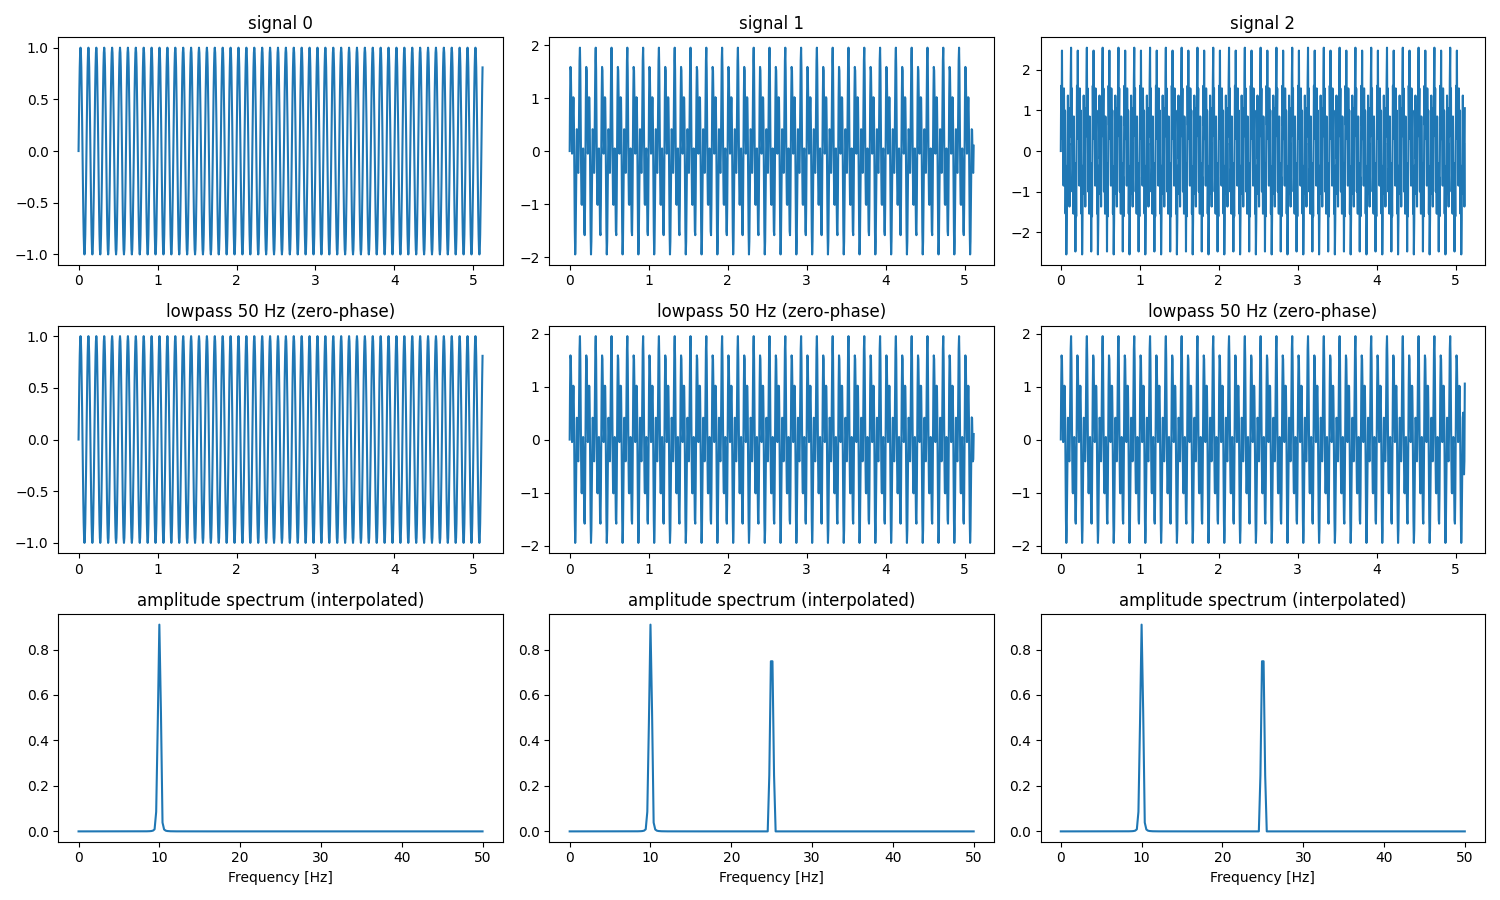

Source code (Python):
"""Showcase: signal -> Butterworth filter -> FFT -> interpolation -> feature.

Generates sine-wave signals, lowpass-filters them, computes amplitude
spectra, interpolates the spectra onto a common frequency axis, and
extracts a band-limited feature with agg_slices.
"""
from pathlib import Path

import matplotlib.pyplot as plt
import numpy as np
import polars as pl

import polars_list_utils as polist

Fs = 200.0  # Sample rate [Hz]
N = 1024    # Samples per signal (power of two)

FREQS = [i * Fs / N for i in range(N // 2 + 1)]  # FFT frequency axis [Hz]
FREQS_INTERP = list(np.linspace(0.0, 50.0, 256))  # Common axis to interpolate to


def sine_mix(freqs: list[float]) -> list[float]:
    t = np.arange(N) / Fs
    return list(sum(np.sin(2 * np.pi * f * t) for f in freqs))


df = (
    pl.DataFrame({
        "signal": [
            sine_mix([10.0]),
            sine_mix([10.0, 25.0]),
            sine_mix([10.0, 25.0, 80.0]),  # 80 Hz falls above the lowpass cutoff
        ],
    })
    # Zero-phase lowpass at 50 Hz
    .with_columns(
        polist.apply_butterworth(
            "signal",
            sample_rate=Fs,
            max_freq=50.0,
        ).alias("filtered"),
    )
    # Amplitude spectrum (a tone of amplitude A reads A at its bin)
    .with_columns(
        polist.apply_fft(
            "filtered",
            sample_rate=Fs,
            window="hann",
            scaling="amplitude",
        ).alias("fft"),
    )
    # Interpolate every spectrum onto one common frequency axis
    .with_columns(
        polist.apply_interp(
            pl.lit(FREQS),
            "fft",
            pl.lit(FREQS_INTERP),
        ).alias("fft_interp"),
    )
    # Feature: mean amplitude in the 20-30 Hz band
    .with_columns(
        polist.agg_slices(
            "fft",
            pl.lit(FREQS),
            aggregation="mean",
            slices_include=[(20.0, 30.0)],
        ).alias("mean_20_30hz"),
    )
)

print(df.select("mean_20_30hz"))

fig, axs = plt.subplots(nrows=3, ncols=len(df), squeeze=False, figsize=(5 * len(df), 9))
for i in range(len(df)):
    axs[0][i].plot(np.arange(N) / Fs, df[i, "signal"].to_numpy())
    axs[0][i].set_title(f"signal {i}")
    axs[1][i].plot(np.arange(N) / Fs, df[i, "filtered"].to_numpy())
    axs[1][i].set_title("lowpass 50 Hz (zero-phase)")
    axs[2][i].plot(FREQS_INTERP, df[i, "fft_interp"].to_numpy())
    axs[2][i].set_title("amplitude spectrum (interpolated)")
    axs[2][i].set_xlabel("Frequency [Hz]")
plt.tight_layout()
plt.savefig(Path(__file__).parent / "showcase.png")
print("Saved examples/showcase.png")
